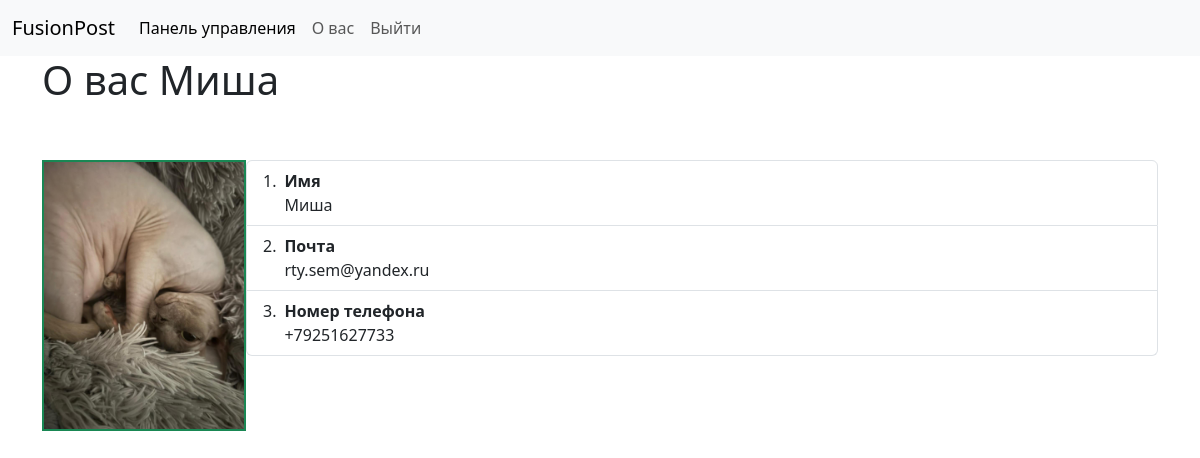
Page /blogs/about_user/ (signed in) on the committed database.
### blogs/models.py (models this page shows, shortened)
class CustomUser(AbstractUser):
    phone = models.CharField(max_length=20)
    avatar = models.ImageField(upload_to='users/%Y/%m/%d/', blank=True)

### blogs/views.py (the view)
# urls.py: path('about_user/', views.about_user, name='about_user')
@login_required
def about_user(request):
    return render(request, 'about_user.html', {"user": CustomUser.objects.get(id=request.user.id)})

### blogs/templates/about_user.html (shortened to what this page needs)
{% extends "base.html" %}
{% block body %}
    <h1>О вас {{user.username}}</h1>
    <br><br>
    {% if user.avatar %}
      <div class="border border-success border-2" style="float: left;">
          <img src="{{user.avatar.url}}" width="200" >
      </div>
    {% endif %}
    <ol class="list-group list-group-numbered">
        <li class="list-group-item d-flex justify-content-between align-items-start">
          <div class="ms-2 me-auto">
            <div class="fw-bold">Имя</div>
            {{user.username}}
          </div>
        </li>
        <li class="list-group-item d-flex justify-content-between align-items-start">
          <div class="ms-2 me-auto">
            <div class="fw-bold">Почта</div>
            {{user.email}}
          </div>
        </li>
        <li class="list-group-item d-flex justify-content-between align-items-start">
          <div class="ms-2 me-auto">
            <div class="fw-bold">Номер телефона</div>
            {{user.phone}}
          </div>
        </li>
      </ol>
{% endblock %}

### rows in the picture
CustomUser: username "Миша", avatar (picture), email "rty.sem@yandex.ru", phone "+79251627733"
